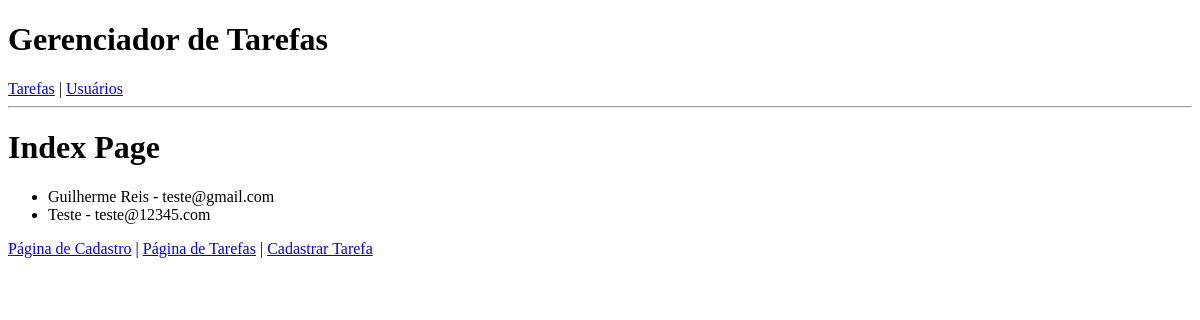
Before: / with the older database file.
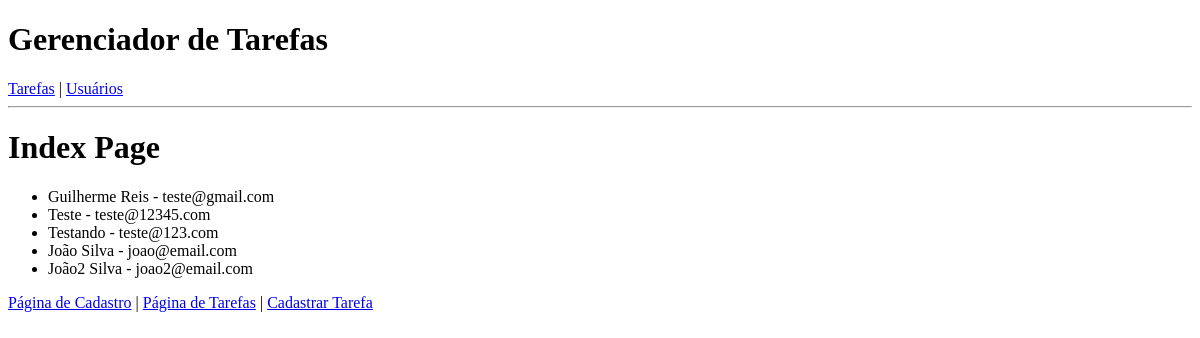
After: the same page with the newer database file.
### models/user.py (models this page shows, shortened)
class User(db.Model):
    __tablename__ = "users"
    id = db.Column(db.Integer, primary_key=True)
    name = db.Column(db.String(100), nullable=False)
    email = db.Column(db.String(100), unique=True, nullable=False)
    tasks = db.relationship("Task", back_populates="user", cascade="all, delete-orphan")

### controllers/user_controller.py (the view)
    @staticmethod
    def index():
        users = User.query.all()
        return render_template('index.html', users=users)

### view/templates/index.html
{% extends "base.html" %}
{% block content %}
    <h1>Index Page</h1>
    <ul>
        {% for user in users %}
        <li>{{user.name}} - {{user.email}}</li>
        {% endfor %}
    </ul>
    <a href="{{ url_for('create_user') }}">Página de Cadastro</a> |
    <a href="{{ url_for('list_tasks') }}">Página de Tarefas</a> |
    <a href="{{ url_for('create_task') }}">Cadastrar Tarefa</a>
{% endblock %}

### view/templates/base.html (shortened to what this page needs)
<!DOCTYPE html>
<html lang="pt-br">
<head>
</head>
<body>
    <h1>Gerenciador de Tarefas</h1>
    <nav>
        <a href="{{ url_for('list_tasks') }}">Tarefas</a> |
        <a href="{{ url_for('index') }}">Usuários</a>
    </nav>
    <hr>
    {% block content %}{% endblock %}
</body>
</html>

Changed rows visible on the page:
added User: name "Testando", email "teste@123.com"
added User: name "João Silva", email "joao@email.com"
added User: name "João2 Silva", email "joao2@email.com"
